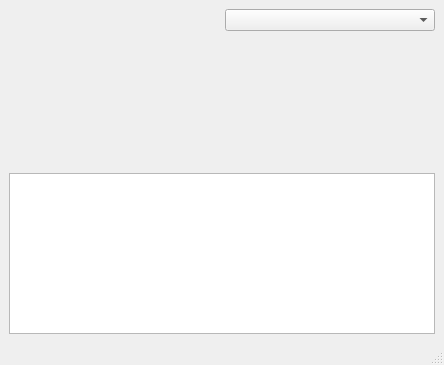
<?xml version="1.0" encoding="UTF-8"?>
<ui version="4.0">
 <class>documentsTest</class>
 <widget class="QMainWindow" name="documentsTest">
  <property name="geometry">
   <rect>
    <x>0</x>
    <y>0</y>
    <width>444</width>
    <height>365</height>
   </rect>
  </property>
  <property name="windowTitle">
   <string>Documents Test</string>
  </property>
  <widget class="QWidget" name="centralwidget">
   <layout class="QGridLayout" name="gridLayout">
    <item row="0" column="1">
     <widget class="XComboBox" name="_type"/>
    </item>
    <item row="1" column="1">
     <spacer name="verticalSpacer">
      <property name="orientation">
       <enum>Qt::Vertical</enum>
      </property>
      <property name="sizeHint" stdset="0">
       <size>
        <width>20</width>
        <height>167</height>
       </size>
      </property>
     </spacer>
    </item>
    <item row="2" column="0" colspan="2">
     <widget class="XTextEdit" name="_show"/>
    </item>
    <item row="0" column="0" rowspan="2">
     <widget class="Documents" name="_widget"/>
    </item>
   </layout>
  </widget>
  <widget class="QMenuBar" name="menubar">
   <property name="geometry">
    <rect>
     <x>0</x>
     <y>0</y>
     <width>444</width>
     <height>22</height>
    </rect>
   </property>
  </widget>
  <widget class="QStatusBar" name="statusbar"/>
 </widget>
 <customwidgets>
  <customwidget>
   <class>Documents</class>
   <extends>QWidget</extends>
   <header>documents.h</header>
  </customwidget>
  <customwidget>
   <class>XComboBox</class>
   <extends>QComboBox</extends>
   <header>xcombobox.h</header>
  </customwidget>
  <customwidget>
   <class>XTextEdit</class>
   <extends>QTextEdit</extends>
   <header>xtextedit.h</header>
  </customwidget>
 </customwidgets>
 <resources/>
 <connections/>
</ui>
